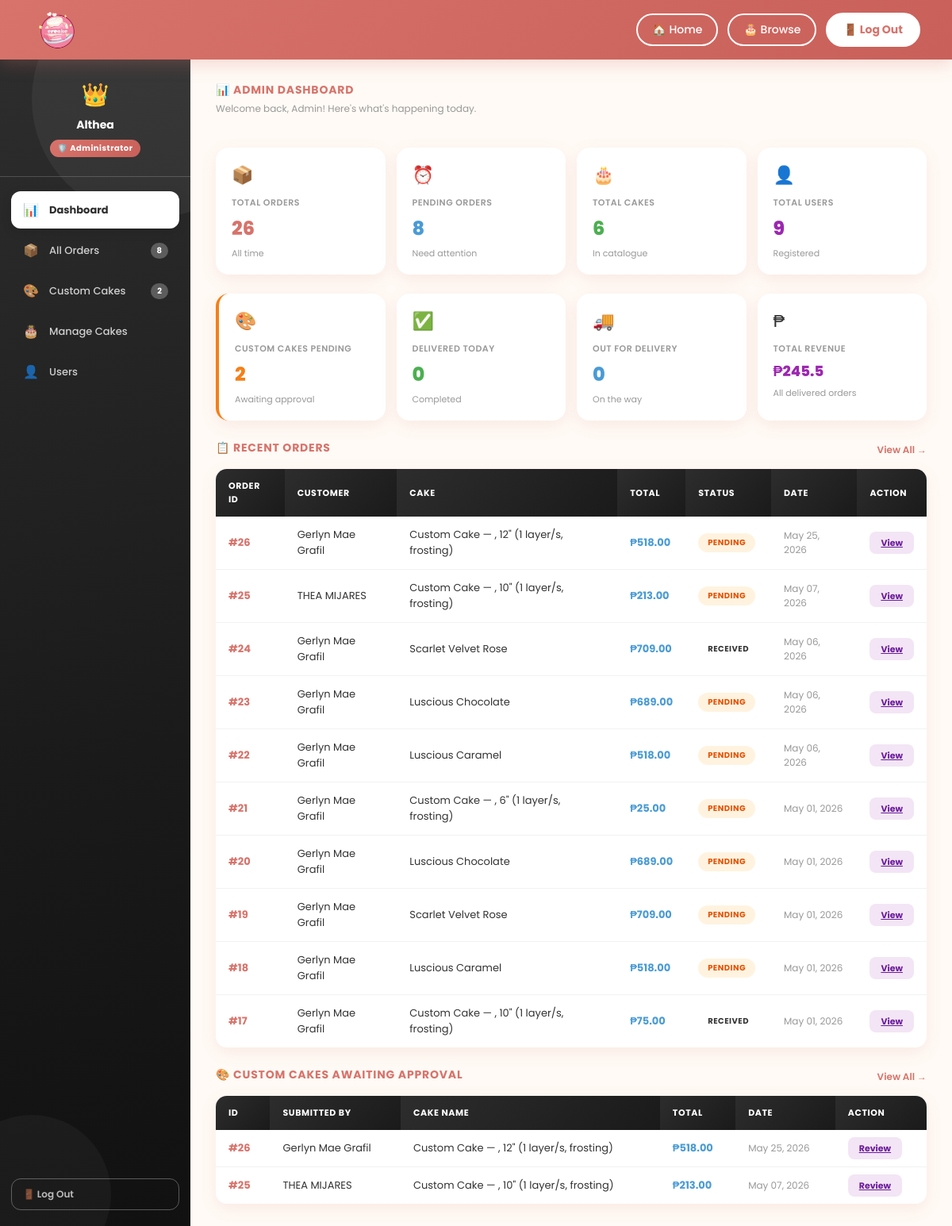
The page /admin-panel/ (signed in) on the database as committed earlier.
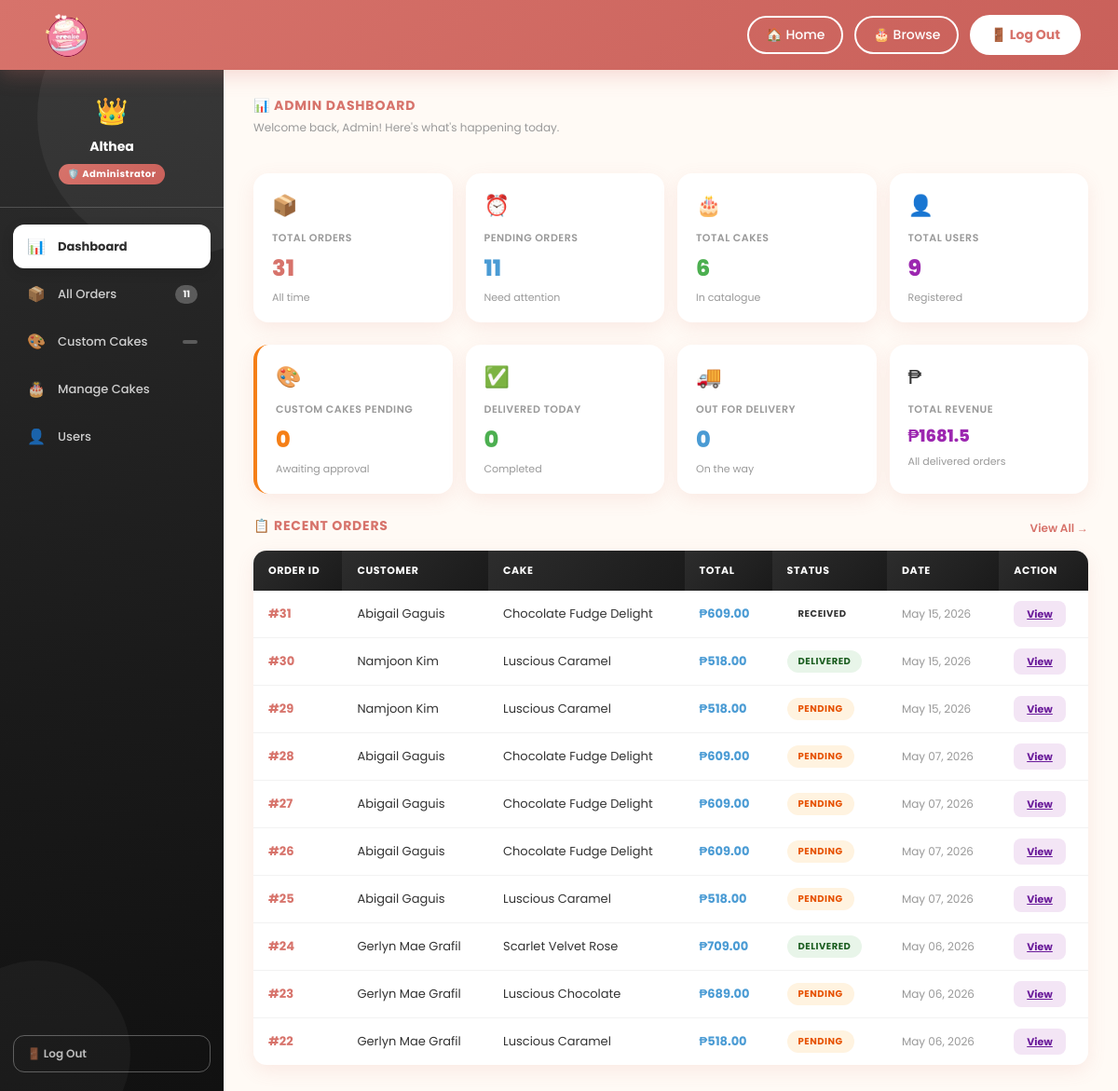
The same page on the database as committed later.
### creake/models.py (models this page shows, shortened)
class Order(models.Model):
    STATUS_CHOICES = [
        ('pending', 'Pending'),
        ('paid', 'Paid'),
        ('baking', 'Baking'),
        ('out_for_delivery', 'Out for Delivery'),
        ('delivered', 'Delivered'),
        ('received', 'Received'),
        ('cancelled', 'Cancelled'),
    ]
    CUSTOM_STATUS_CHOICES = [
        ('none', 'Not a Custom Cake'),
        ('pending', 'Pending Approval'),
        ('approved', 'Approved'),
        ('rejected', 'Rejected'),
    ]
    user       = models.ForeignKey(User, on_delete=models.CASCADE, null=True, blank=True)
    cake_name  = models.CharField(max_length=100, default='')
    quantity   = models.IntegerField(default=1)
    total      = models.DecimalField(max_digits=8, decimal_places=2, default=0)
    address    = models.TextField(default='')
    city       = models.CharField(max_length=100, default='')
    zip_code   = models.CharField(max_length=20, default='')
    status     = models.CharField(max_length=50, default='pending', choices=STATUS_CHOICES)
    phone = models.CharField(max_length=20, blank=True, default='')
    is_custom_cake  = models.BooleanField(default=False)
    custom_status   = models.CharField(max_length=20, choices=CUSTOM_STATUS_CHOICES, default='none')
    created_at        = models.DateTimeField(auto_now_add=True)
    paid_at           = models.DateTimeField(null=True, blank=True)
    baking_at         = models.DateTimeField(null=True, blank=True)
    delivered_at      = models.DateTimeField(null=True, blank=True)
    received_at       = models.DateTimeField(null=True, blank=True)
    rider_name        = models.CharField(max_length=100, blank=True, null=True)
    estimated_arrival = models.CharField(max_length=100, blank=True, null=True)
    step              = models.IntegerField(default=0)
    special_instructions = models.TextField(blank=True, null=True)
    class Meta:
        ordering = ['-created_at']
    def get_status_display(self):
        return dict(self.STATUS_CHOICES).get(self.status, 'Unknown')

### creake/views.py (the view)
# urls.py: path('admin-panel/', views.admin_dashboard, name='admin_dashboard'),
@login_required
@user_passes_test(is_admin, login_url='creake:index')
def admin_dashboard(request):
    today = date.today()
    total_orders = Order.objects.count()
    pending_orders = Order.objects.filter(status='pending').count()
    total_cakes = Cake.objects.count()
    total_users = User.objects.filter(is_staff=False).count()
    pending_custom = Order.objects.filter(is_custom_cake=True, custom_status='pending').count()
    delivered_today = Order.objects.filter(status='delivered', delivered_at__date=today).count()
    out_for_delivery = Order.objects.filter(status='out_for_delivery').count()
    total_revenue = Order.objects.filter(status='delivered').aggregate(total=Sum('total'))['total'] or 0
    recent_orders = Order.objects.select_related('user').order_by('-created_at')[:10]
    pending_custom_list = Order.objects.filter(
        is_custom_cake=True, custom_status='pending'
    ).select_related('user').order_by('-created_at')[:5]
    context = {
        'total_orders': total_orders, 'pending_orders': pending_orders,
        'total_cakes': total_cakes, 'total_users': total_users,
        'pending_custom': pending_custom, 'delivered_today': delivered_today,
        'out_for_delivery': out_for_delivery, 'total_revenue': total_revenue,
        'recent_orders': recent_orders, 'pending_custom_list': pending_custom_list,
        'pending_orders_count': pending_orders, 'pending_custom_count': pending_custom,
    }
    return render(request, 'creake/admin_dashboard.html', context)

### creake/views.py (called while the page is built)
def is_admin(user):
    return user.is_authenticated and user.is_staff

### creake/templates/creake/admin_dashboard.html (shortened to what the changed rows need)
{% extends 'creake/base_admin.html' %}
{% block content %}
<div class="stats-row">
  <div class="stat-card">
    <div class="stat-icon">&#128230;</div>
    <div class="stat-label">Total Orders</div>
    <div class="stat-value">{{ total_orders }}</div>
    <div class="stat-sub">All time</div>
  </div>
  <div class="stat-card blue">
    <div class="stat-icon">&#9200;</div>
    <div class="stat-label">Pending Orders</div>
    <div class="stat-value">{{ pending_orders }}</div>
    <div class="stat-sub">Need attention</div>
  </div>
</div>
<div class="stats-row" style="margin-top:0;">
  <div class="stat-card" style="border-left: 4px solid #f57f17;">
    <div class="stat-icon">&#127912;</div>
    <div class="stat-label">Custom Cakes Pending</div>
    <div class="stat-value" style="color:#f57f17;">{{ pending_custom }}</div>
    <div class="stat-sub">Awaiting approval</div>
  </div>
  <div class="stat-card purple">
    <div class="stat-icon">&#8369;</div>
    <div class="stat-label">Total Revenue</div>
    <div class="stat-value" style="font-size:18px;">&#8369;{{ total_revenue }}</div>
    <div class="stat-sub">All delivered orders</div>
  </div>
</div>
<div>
  {% if recent_orders %}
  <table class="admin-table">
    <thead>
      <tr>
        <th>Order ID</th>
        <th>Customer</th>
        <th>Cake</th>
        <th>Total</th>
        <th>Status</th>
        <th>Date</th>
        <th>Action</th>
      </tr>
    </thead>
    <tbody>
      {% for order in recent_orders %}
      <tr>
        <td><strong style="color:var(--coral);">#{{ order.id }}</strong></td>
        <td>
          {% if order.user %}
            {% if order.user.get_full_name %}
              {{ order.user.get_full_name }}
            {% else %}
              {{ order.user.username }}
            {% endif %}
          {% else %}
            Guest
          {% endif %}
        </td>
        <td>{{ order.cake_name }}</td>
        <td><strong style="color:var(--blue-dark);">&#8369;{{ order.total }}</strong></td>
        <td>
          <span class="badge
            {% if order.status == 'pending' %}badge-pending
            {% elif order.status == 'paid' %}badge-paid
            {% elif order.status == 'baking' %}badge-baking
            {% elif order.status == 'out_for_delivery' %}badge-delivery
            {% elif order.status == 'delivered' %}badge-delivered
            {% elif order.status == 'cancelled' %}badge-cancelled
            {% endif %}">
            {{ order.get_status_display }}
          </span>
        </td>
        <td style="color:var(--text-muted);font-size:12px;">{{ order.created_at|date:"M d, Y" }}</td>
        <td>
          <a href="{% url 'creake:admin_order_detail' order.id %}" class="btn-action btn-view">View</a>
        </td>
      </tr>
      {% endfor %}
    </tbody>
  </table>
  {% else %}
  <div class="admin-empty">
    <div class="empty-icon">&#128230;</div>
    <p>No orders yet.</p>
  </div>
  {% endif %}
</div>
{% if pending_custom_list %}
<div>
  <div style="display:flex;justify-content:space-between;align-items:center;margin-bottom:12px;">
    <div class="section-title">&#127912; Custom Cakes Awaiting Approval</div>
    <a href="{% url 'creake:admin_custom_cakes' %}" style="font-size:12px;color:var(--coral);font-weight:600;text-decoration:none;">View All →</a>
  </div>
  <table class="admin-table">
    <thead>
      <tr>
        <th>ID</th>
        <th>Submitted By</th>
        <th>Cake Name</th>
        <th>Total</th>
        <th>Date</th>
        <th>Action</th>
      </tr>
    </thead>
    <tbody>
      {% for order in pending_custom_list %}
      <tr>
        <td><strong style="color:var(--coral);">#{{ order.id }}</strong></td>
        <td>
          {% if order.user %}
            {% if order.user.get_full_name %}
              {{ order.user.get_full_name }}
            {% else %}
              {{ order.user.username }}
            {% endif %}
          {% else %}
            Guest
          {% endif %}
        </td>
        <td>{{ order.cake_name }}</td>
        <td><strong style="color:var(--blue-dark);">&#8369;{{ order.total }}</strong></td>
        <td style="color:var(--text-muted);font-size:12px;">{{ order.created_at|date:"M d, Y" }}</td>
        <td>
          <a href="{% url 'creake:admin_order_detail' order.id %}" class="btn-action btn-view">Review</a>
        </td>
      </tr>
      {% endfor %}
    </tbody>
  </table>
</div>
{% endif %}
{% endblock %}

### creake/templates/creake/base_admin.html (shortened to what this page needs)
{% load static %}
<!DOCTYPE html>
<html lang="en">
<head>
<link rel="stylesheet" href="{% static 'creake/css/dashboard.css' %}">
</head>
<body>
<header class="site-header">
  <div class="header-logo">
    <a href="{% url 'creake:admin_dashboard' %}">
      <img src="{% static 'creake/images/creaked.png' %}" alt="CREAKE">
    </a>
  </div>
  <nav class="header-nav">
    <a href="{% url 'creake:index' %}">&#127968; Home</a>
    <a href="{% url 'creake:index' %}#main-content">&#127874; Browse</a>
    <form method="post" action="{% url 'creake:logout' %}" style="margin:0;">
      <button type="submit" class="user-nav-btn" style="cursor:pointer;">
        &#128682; Log Out
      </button>
    </form>
  </nav>
</header>
<div class="db-page">
  <aside class="db-side">
    <div class="side-avatar">
      <div class="admin-crown">&#128081;</div>
      <h3>{{ request.user.get_full_name|default:request.user.username }}</h3>
      <div class="side-badge">&#128737;&#65039; Administrator</div>
    </div>
    <nav class="side-nav">
      <a class="nav-item {% block nav_dashboard %}{% endblock %}" href="{% url 'creake:admin_dashboard' %}">
        <span class="nav-icon">&#128202;</span> Dashboard
      </a>
      <a class="nav-item {% block nav_orders %}{% endblock %}" href="{% url 'creake:admin_orders' %}">
        <span class="nav-icon">&#128230;</span> All Orders
        <span class="nav-badge">{{ pending_orders_count|default:"" }}</span>
      </a>
      <a class="nav-item {% block nav_custom_cakes %}{% endblock %}" href="{% url 'creake:admin_custom_cakes' %}">
        <span class="nav-icon">&#127912;</span> Custom Cakes
        <span class="nav-badge">{{ pending_custom_count|default:"" }}</span>
      </a>
      <a class="nav-item {% block nav_cakes %}{% endblock %}" href="{% url 'creake:admin_cakes' %}">
        <span class="nav-icon">&#127874;</span> Manage Cakes
      </a>
      <a class="nav-item {% block nav_users %}{% endblock %}" href="{% url 'creake:admin_users' %}">
        <span class="nav-icon">&#128100;</span> Users
      </a>
    </nav>
    <div class="side-bottom">
      <form method="post" action="{% url 'creake:logout' %}" style="margin:0;">
        <button type="submit" class="side-logout">&#128682; Log Out</button>
      </form>
    </div>
  </aside>
  <main class="db-main">
    <div class="db-body">
      {% block content %}{% endblock %}
    </div>
  </main>
</div>
</body>
</html>

Rows that differ between the two databases and show on the page:
no longer on this page (row unchanged): Order: id "21", user.get_full_name "Gerlyn Mae Grafil", cake_name "Custom Cake — , 6\" (1 layer/s, frosting)", total "25.00", status "PENDING", created_at "May 01, 2026", shown under "Althea"
no longer on one of the page's lists (row edited): Order: id "26", user.get_full_name "Gerlyn Mae Grafil", cake_name "Custom Cake — , 12\" (1 layer/s, frosting)", total "518.00", created_at "May 25, 2026"
no longer on this page (row unchanged): Order: id "20", user.get_full_name "Gerlyn Mae Grafil", cake_name "Luscious Chocolate", total "689.00", status "PENDING", created_at "May 01, 2026", shown under "Althea"
no longer on one of the page's lists (row edited): Order: id "25", user.get_full_name "THEA MIJARES", cake_name "Custom Cake — , 10\" (1 layer/s, frosting)", total "213.00", created_at "May 07, 2026"
no longer on this page (row unchanged): Order: id "19", user.get_full_name "Gerlyn Mae Grafil", cake_name "Scarlet Velvet Rose", total "709.00", status "PENDING", created_at "May 01, 2026", shown under "Althea"
no longer on this page (row unchanged): Order: id "18", user.get_full_name "Gerlyn Mae Grafil", cake_name "Luscious Caramel", total "518.00", status "PENDING", created_at "May 01, 2026", shown under "Althea"
no longer on this page (row unchanged): Order: id "17", user.get_full_name "Gerlyn Mae Grafil", cake_name "Custom Cake — , 10\" (1 layer/s, frosting)", total "75.00", status "RECEIVED", created_at "May 01, 2026", shown under "Althea"
added Order: id "31", user.get_full_name "Abigail Gaguis", cake_name "Chocolate Fudge Delight", total "609.00", status "RECEIVED", created_at "May 15, 2026", shown under "Althea"
added Order: id "30", user.get_full_name "Namjoon Kim", cake_name "Luscious Caramel", total "518.00", status "DELIVERED", created_at "May 15, 2026", shown under "Althea"
added Order: id "29", user.get_full_name "Namjoon Kim", cake_name "Luscious Caramel", total "518.00", status "PENDING", created_at "May 15, 2026", shown under "Althea"
added Order: id "28", user.get_full_name "Abigail Gaguis", cake_name "Chocolate Fudge Delight", total "609.00", status "PENDING", created_at "May 07, 2026", shown under "Althea"
added Order: id "27", user.get_full_name "Abigail Gaguis", cake_name "Chocolate Fudge Delight", total "609.00", status "PENDING", created_at "May 07, 2026", shown under "Althea"
changed Order id 26: user.get_full_name "Gerlyn Mae Grafil" → "Abigail Gaguis"; cake_name "Custom Cake — , 12\" (1 layer/s, frosting)" → "Chocolate Fudge Delight"; total "518.00" → "609.00"; created_at "May 25, 2026" → "May 07, 2026"
changed Order id 25: user.get_full_name "THEA MIJARES" → "Abigail Gaguis"; cake_name "Custom Cake — , 10\" (1 layer/s, frosting)" → "Luscious Caramel"; total "213.00" → "518.00"
changed Order "Scarlet Velvet Rose": status "RECEIVED" → "DELIVERED"
Other text that changed with them:
{{ pending_orders_count|default:"" }}: "8" → "11"
{{ total_orders }}: "26" → "31"
{{ pending_orders }}: "8" → "11"
{{ pending_custom }}: "2" → "0"
{{ total_revenue }}: "245.5" → "1681.5"
{{ pending_custom_count|default:"" }}: "2" → (not shown)
text no longer shown: "🎨 CUSTOM CAKES AWAITING APPROVAL View All → ID SUBMITTED BY CAKE NAME TOTAL DATE ACTION"
